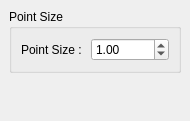
<?xml version="1.0" encoding="UTF-8"?>
<ui version="4.0">
 <class>PointSizeControl</class>
 <widget class="QDockWidget" name="PointSizeControl">
  <property name="geometry">
   <rect>
    <x>0</x>
    <y>0</y>
    <width>190</width>
    <height>121</height>
   </rect>
  </property>
  <property name="windowTitle">
   <string>Point Size Control</string>
  </property>
  <widget class="QWidget" name="dockWidgetContents">
   <layout class="QGridLayout" name="gridLayout_2">
    <item row="0" column="0">
     <widget class="QGroupBox" name="pointSizeGroupBox">
      <property name="title">
       <string>Point Size</string>
      </property>
      <layout class="QGridLayout" name="gridLayout">
       <item row="0" column="0">
        <layout class="QFormLayout" name="formLayout">
         <property name="fieldGrowthPolicy">
          <enum>QFormLayout::AllNonFixedFieldsGrow</enum>
         </property>
         <property name="labelAlignment">
          <set>Qt::AlignLeading|Qt::AlignLeft|Qt::AlignVCenter</set>
         </property>
         <item row="0" column="0">
          <widget class="QLabel" name="pointSizeLabel">
           <property name="text">
            <string>Point Size : </string>
           </property>
          </widget>
         </item>
         <item row="0" column="1">
          <widget class="QDoubleSpinBox" name="pointSizeDoubleSpinBox">
           <property name="minimum">
            <double>0.010000000000000</double>
           </property>
           <property name="singleStep">
            <double>0.010000000000000</double>
           </property>
           <property name="value">
            <double>1.000000000000000</double>
           </property>
          </widget>
         </item>
        </layout>
       </item>
      </layout>
     </widget>
    </item>
    <item row="1" column="0">
     <spacer name="verticalSpacer">
      <property name="orientation">
       <enum>Qt::Vertical</enum>
      </property>
      <property name="sizeHint" stdset="0">
       <size>
        <width>20</width>
        <height>40</height>
       </size>
      </property>
     </spacer>
    </item>
   </layout>
  </widget>
 </widget>
 <resources/>
 <connections/>
</ui>
